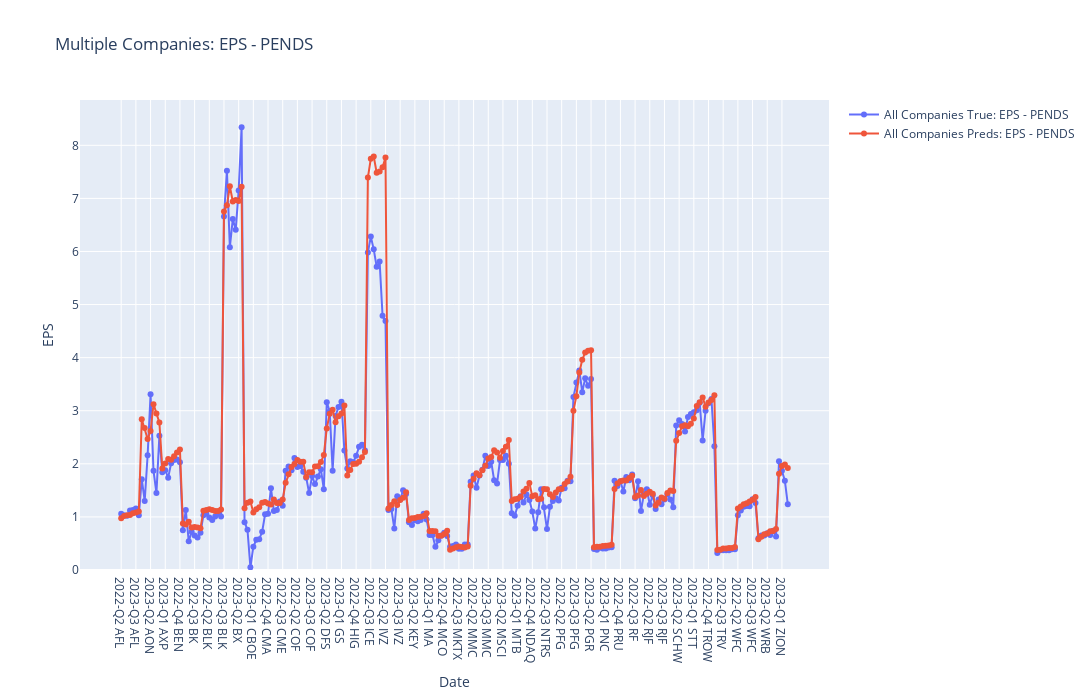

Notebook cell for this chart:
### Code cell
stock_symbol = "Multiple Companies"

# Initialize the figure with layout
layout = go.Layout(
    title=f"{stock_symbol}: EPS - PENDS",
    xaxis=dict(title='Date'),
    yaxis=dict(title='EPS', side='left', rangemode='tozero'),
    height=700,
    width=1400
)
fig = go.Figure(layout=layout)

# Variables to keep track of the extended x-axis and y-axis data
extended_x_indices = []
all_true_y = []
all_preds_y = []

# Adjust x_indices and concatenate y data for each company
for i, company in enumerate(company_list):
    # Extend x_indices with company identifier to differentiate time points between companies
    extended_x_indices += [f"{x} {company}" for x in x_indices[i]]
    all_true_y += list(comp_true_inverse[i].flatten())
    all_preds_y += list(comp_preds_inverse[i].flatten())

# Add traces for the concatenated true and predicted EPS values
trace_true = go.Scatter(x=extended_x_indices, y=all_true_y, mode="lines+markers", name="All Companies True: EPS - PENDS")
trace_preds = go.Scatter(x=extended_x_indices, y=all_preds_y, mode="lines+markers", name="All Companies Preds: EPS - PENDS")

# Add traces to the figure
fig.add_trace(trace_true)
fig.add_trace(trace_preds)

# Show the figure
fig.show()

### Figure 1 — Plotly figure (JSON) as saved in the notebook; plotly's stock layout.template omitted (floating-point values rounded to 4 significant figures; data arrays with more than 128 entries replaced by an {"elided": "..."} marker saying what was removed)
{"data": [{"mode": "lines+markers", "name": "All Companies True: EPS - PENDS", "type": "scatter", "x": {"elided": "228 str values"}, "y": {"elided": "266 float values"}}, {"mode": "lines+markers", "name": "All Companies Preds: EPS - PENDS", "type": "scatter", "x": {"elided": "228 str values"}, "y": {"elided": "266 float values"}}], "layout": {"height": 700, "title": {"text": "Multiple Companies: EPS - PENDS"}, "width": 1400, "xaxis": {"title": {"text": "Date"}}, "yaxis": {"rangemode": "tozero", "side": "left", "title": {"text": "EPS"}}}}
